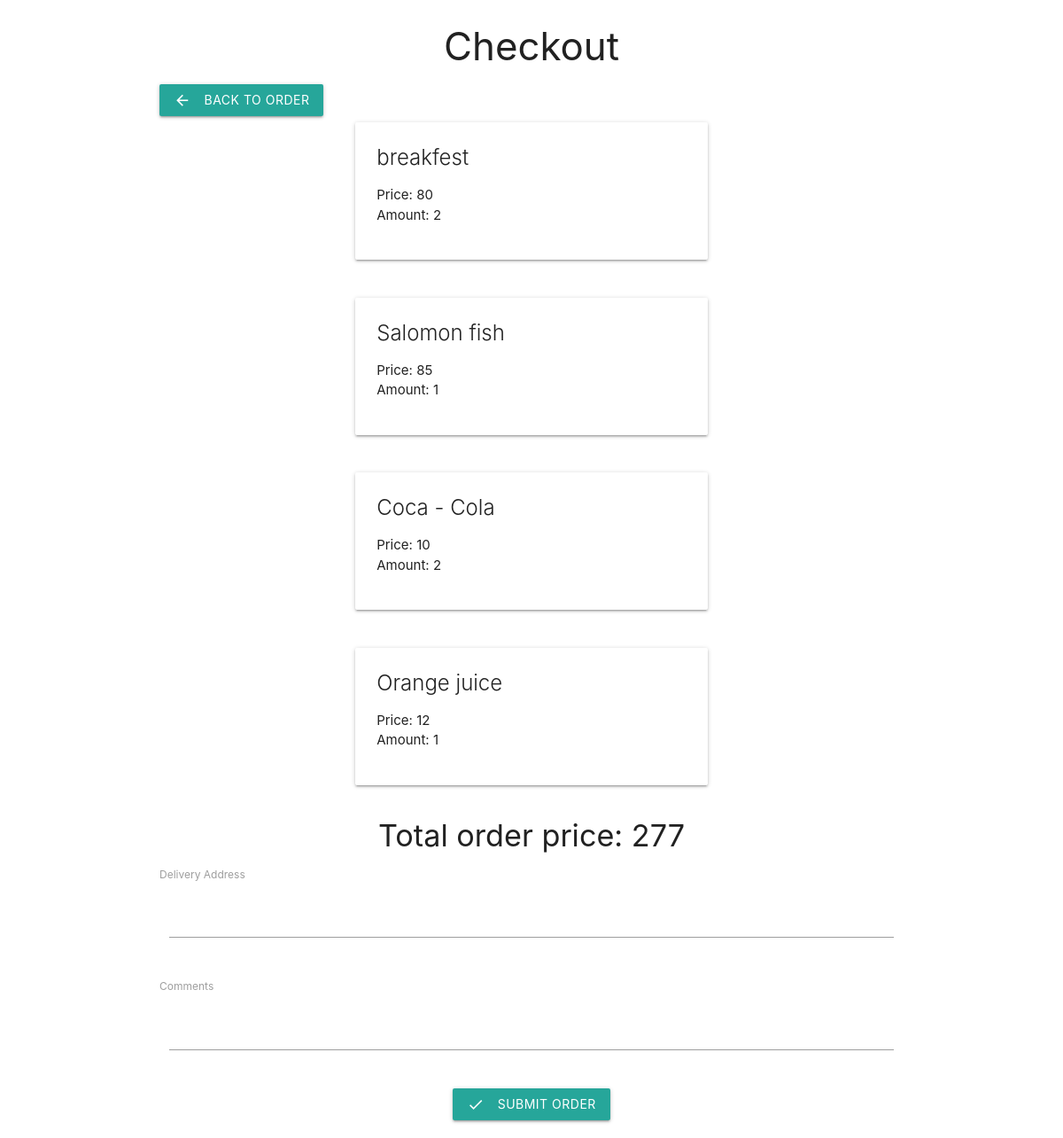
/delivery/33 (signed in), run on the app's committed database.
### delivery/models.py (models this page shows)
class Items(models.Model):
    dish_id=models.ForeignKey(Dish,on_delete=models.CASCADE)
    cart_id=models.ForeignKey(Cart,on_delete=models.CASCADE)
    amount=models.IntegerField(default=1)

### Dishes/models.py (models this page shows)
class Dish(models.Model):
    name=models.CharField(max_length=100,blank=False,unique=True)
    price=models.IntegerField(blank=False)
    description=models.TextField(default="")
    image=models.TextField(default="")
    is_gluten_free=models.BooleanField(default=False)
    is_vegeterian=models.BooleanField(default=False)
    category_id=models.ForeignKey(Category,on_delete=models.CASCADE)

### delivery/views.py (the view, shortened to what this page needs)
# urls.py: path('delivery/<int:cart_id>',views.delivery,name="delivery"),
@login_required()
def delivery(request,cart_id):# after all items set in the cart , the cart is moving to here to set a new delivery for the current cart
    current_cart=Cart.objects.get(id=cart_id)
    if request.method=='GET':
        total_price=0
        for item in current_cart.items_set.all():
            total_price+=int((item.dish_id.price)*(item.amount))
        return render(request,'delivery.html',{"current_cart":current_cart,"total_price":total_price})

### delivery/templates/delivery.html (shortened to what this page needs)
{% extends 'layout.html' %}
{% block content %}
<div class="container">
  <h3 class="center-align">Checkout</h3>
  <a href="{% url 'order' cart_id=current_cart.id %}" class="waves-effect waves-light btn"><i class="material-icons left">arrow_back</i>Back to order</a>
  {% for item in current_cart.items_set.all %}
    <div class="row">
      <div class="col s12 m6 offset-m3">
        <div class="card">
          <div class="card-content">
            <span class="card-title">{{item.dish_id.name}}</span>
            <ul>
              <li>Price: {{item.dish_id.price}}</li>
              <li>Amount: {{item.amount}}</li>
            </ul>
          </div>
        </div>
      </div>
    </div>
  {% endfor %}
  <h4 class="center-align">Total order price: {{total_price}}</h4>
  <form action="{% url 'delivery' cart_id=current_cart.id %}" method="post" novalidate>
    <label for="delivery_address">Delivery Address</label>
    <div class="row">
      <div class="input-field col s12">
        <input name="delivery_address" id="delivery_address" type="text" class="validate">
      </div>
    </div>
    <label for="comments">Comments</label>
    <div class="row">
      <div class="input-field col s12">
        <input name="comments" id="comments" type="text" class="validate">
      </div>
    </div>
    <div class="row center-align">
      <button type="submit" class="btn waves-effect waves-light"><i class="material-icons left">done</i>Submit order</button>
    </div>
  </form>
</div>
{% endblock content %}

### data on the page
Items: dish_id.name "breakfest", dish_id.price "80", amount "2"
Items: dish_id.name "Salomon fish", dish_id.price "85", amount "1"
Items: dish_id.name "Coca - Cola", dish_id.price "10", amount "2"
Items: dish_id.name "Orange juice", dish_id.price "12", amount "1"

### other printed values
{{ total_price }} "277"
